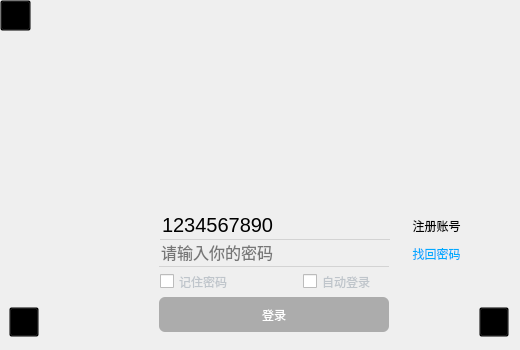
<?xml version="1.0" encoding="UTF-8"?>
<ui version="4.0">
 <class>Form</class>
 <widget class="QWidget" name="Form">
  <property name="enabled">
   <bool>true</bool>
  </property>
  <property name="geometry">
   <rect>
    <x>0</x>
    <y>0</y>
    <width>520</width>
    <height>350</height>
   </rect>
  </property>
  <property name="minimumSize">
   <size>
    <width>520</width>
    <height>350</height>
   </size>
  </property>
  <property name="maximumSize">
   <size>
    <width>520</width>
    <height>350</height>
   </size>
  </property>
  <property name="windowTitle">
   <string>Tim登录</string>
  </property>
  <property name="windowIcon">
   <iconset resource="../images/login.qrc">
    <normaloff>:/login/QQ.png</normaloff>:/login/QQ.png</iconset>
  </property>
  <property name="styleSheet">
   <string notr="true">QWidget#Form{
	
	
	border-image: url(:/login/登录图片.png);
}</string>
  </property>
  <widget class="QWidget" name="login_widget" native="true">
   <property name="geometry">
    <rect>
     <x>0</x>
     <y>190</y>
     <width>520</width>
     <height>160</height>
    </rect>
   </property>
   <property name="minimumSize">
    <size>
     <width>520</width>
     <height>160</height>
    </size>
   </property>
   <property name="maximumSize">
    <size>
     <width>520</width>
     <height>160</height>
    </size>
   </property>
   <widget class="QPushButton" name="pushButton_2">
    <property name="geometry">
     <rect>
      <x>479</x>
      <y>117</y>
      <width>30</width>
      <height>30</height>
     </rect>
    </property>
    <property name="minimumSize">
     <size>
      <width>30</width>
      <height>30</height>
     </size>
    </property>
    <property name="maximumSize">
     <size>
      <width>30</width>
      <height>30</height>
     </size>
    </property>
    <property name="styleSheet">
     <string notr="true">background-color:transparent ;
image: url(:/login/二维码.png);</string>
    </property>
    <property name="text">
     <string/>
    </property>
   </widget>
   <widget class="QPushButton" name="password_btn">
    <property name="geometry">
     <rect>
      <x>390</x>
      <y>50</y>
      <width>93</width>
      <height>28</height>
     </rect>
    </property>
    <property name="styleSheet">
     <string notr="true">
background-color:transparent ;
color: rgb(0, 170, 255);</string>
    </property>
    <property name="text">
     <string>找回密码</string>
    </property>
    <property name="flat">
     <bool>true</bool>
    </property>
   </widget>
   <widget class="QPushButton" name="login_btn">
    <property name="enabled">
     <bool>false</bool>
    </property>
    <property name="geometry">
     <rect>
      <x>159</x>
      <y>107</y>
      <width>230</width>
      <height>35</height>
     </rect>
    </property>
    <property name="minimumSize">
     <size>
      <width>230</width>
      <height>35</height>
     </size>
    </property>
    <property name="maximumSize">
     <size>
      <width>230</width>
      <height>35</height>
     </size>
    </property>
    <property name="styleSheet">
     <string notr="true">QPushButton{
	background-color:rgb(85, 170, 255);
	font: 10pt &quot;微软雅黑&quot;;
	color: rgb(255, 255, 255);
	border-radius:6px;
}
QPushButton:pressed{
	background-color:rgb(0, 170, 255);
}
QPushButton:disabled{
	background-color:rgb(172, 172, 172);
}
QPushButton:hover{
	background-color:rgb(25, 225, 255);
}
</string>
    </property>
    <property name="text">
     <string>登录</string>
    </property>
    <property name="checkable">
     <bool>false</bool>
    </property>
   </widget>
   <widget class="QWidget" name="head_widget" native="true">
    <property name="enabled">
     <bool>true</bool>
    </property>
    <property name="geometry">
     <rect>
      <x>39</x>
      <y>21</y>
      <width>101</width>
      <height>101</height>
     </rect>
    </property>
    <property name="styleSheet">
     <string notr="true">border-radius:16px;
border-image: url(:/login/1.jpeg);</string>
    </property>
    <widget class="QPushButton" name="state_btn_2">
     <property name="geometry">
      <rect>
       <x>80</x>
       <y>80</y>
       <width>20</width>
       <height>20</height>
      </rect>
     </property>
     <property name="minimumSize">
      <size>
       <width>20</width>
       <height>20</height>
      </size>
     </property>
     <property name="maximumSize">
      <size>
       <width>20</width>
       <height>20</height>
      </size>
     </property>
     <property name="styleSheet">
      <string notr="true">image: url(:/login/在线.png);
image: url(:/login/在线.png);</string>
     </property>
     <property name="text">
      <string/>
     </property>
     <property name="checkable">
      <bool>true</bool>
     </property>
     <property name="checked">
      <bool>false</bool>
     </property>
    </widget>
   </widget>
   <widget class="QCheckBox" name="antologin_checkbox">
    <property name="geometry">
     <rect>
      <x>303</x>
      <y>82</y>
      <width>87</width>
      <height>19</height>
     </rect>
    </property>
    <property name="styleSheet">
     <string notr="true">font: 9pt &quot;微软雅黑&quot;;
color:rgb(191, 197, 203);</string>
    </property>
    <property name="text">
     <string>自动登录</string>
    </property>
   </widget>
   <widget class="QPushButton" name="register_btn_2">
    <property name="geometry">
     <rect>
      <x>9</x>
      <y>117</y>
      <width>30</width>
      <height>30</height>
     </rect>
    </property>
    <property name="minimumSize">
     <size>
      <width>30</width>
      <height>30</height>
     </size>
    </property>
    <property name="maximumSize">
     <size>
      <width>30</width>
      <height>30</height>
     </size>
    </property>
    <property name="styleSheet">
     <string notr="true">image: url(:/login/添加好友.png);
background-color:transparent ;
</string>
    </property>
    <property name="text">
     <string/>
    </property>
   </widget>
   <widget class="QCheckBox" name="rember_checkbox">
    <property name="enabled">
     <bool>true</bool>
    </property>
    <property name="geometry">
     <rect>
      <x>160</x>
      <y>82</y>
      <width>87</width>
      <height>19</height>
     </rect>
    </property>
    <property name="styleSheet">
     <string notr="true">font: 9pt &quot;微软雅黑&quot;;
color:rgb(191, 197, 203);</string>
    </property>
    <property name="text">
     <string>记住密码</string>
    </property>
   </widget>
   <widget class="QPushButton" name="register_btn">
    <property name="geometry">
     <rect>
      <x>390</x>
      <y>22</y>
      <width>93</width>
      <height>28</height>
     </rect>
    </property>
    <property name="styleSheet">
     <string notr="true">background-color:transparent ;
color: rgb(0, 170, 255);
QPushButton {
	color: rgb(0, 170, 255);
}
QPushButton:pressed{
	font-color:rgb(0, 0, 0);
	color: rgb(0, 170, 255);
}
QPushButton:hover{
	color: rgb(0, 170, 255);
}</string>
    </property>
    <property name="text">
     <string>注册账号</string>
    </property>
    <property name="flat">
     <bool>true</bool>
    </property>
   </widget>
   <widget class="QLineEdit" name="password_line">
    <property name="geometry">
     <rect>
      <x>159</x>
      <y>47</y>
      <width>230</width>
      <height>30</height>
     </rect>
    </property>
    <property name="minimumSize">
     <size>
      <width>230</width>
      <height>30</height>
     </size>
    </property>
    <property name="maximumSize">
     <size>
      <width>230</width>
      <height>30</height>
     </size>
    </property>
    <property name="styleSheet">
     <string notr="true">QLineEdit{
	font-size:16px;
	border:none;
	border-bottom:1px solid lightgray;
	background-color:transparent;
	font: 10pt &quot;黑体&quot;;
}
QLineEdit:hover{
	border-bottom:1px solid gray;
}
QLineEdit:focus{
	border-bottom:1px solid rgb(18,183,245);
}
</string>
    </property>
    <property name="text">
     <string/>
    </property>
    <property name="echoMode">
     <enum>QLineEdit::Password</enum>
    </property>
    <property name="placeholderText">
     <string>请输入你的密码</string>
    </property>
    <property name="clearButtonEnabled">
     <bool>true</bool>
    </property>
   </widget>
   <widget class="QComboBox" name="name_line">
    <property name="geometry">
     <rect>
      <x>160</x>
      <y>20</y>
      <width>230</width>
      <height>30</height>
     </rect>
    </property>
    <property name="minimumSize">
     <size>
      <width>230</width>
      <height>30</height>
     </size>
    </property>
    <property name="maximumSize">
     <size>
      <width>230</width>
      <height>30</height>
     </size>
    </property>
    <property name="styleSheet">
     <string notr="true">QComboBox{
	font-size:20px;
	border:none;
	border-bottom:1px solid lightgray;
	background-color:transparent;
}
QComboBox:hover{
	border-bottom:1px solid gray;
}
QComboBox:focus{
	border-bottom:1px solid rgb(18,183,245);
}
QComboBox::drop-down{
	background-color:transparent;
	width:40px;
	height:30px;
}
QComboBox::down-arrow{
	image: url(:/login/下拉.png);
	width:60px;
	height:20px;
}
QComboBox QAbstractItemView{
	min-height:60px;
}
QComboBox QAbstractItemView:item{
	color:lightblus;
}</string>
    </property>
    <property name="editable">
     <bool>true</bool>
    </property>
    <item>
     <property name="text">
      <string>1234567890</string>
     </property>
     <property name="icon">
      <iconset resource="../images/login.qrc">
       <normaloff>:/login/QQ.png</normaloff>:/login/QQ.png</iconset>
     </property>
    </item>
    <item>
     <property name="text">
      <string>2345678901</string>
     </property>
     <property name="icon">
      <iconset resource="../images/login.qrc">
       <normaloff>:/login/file.jpg</normaloff>:/login/file.jpg</iconset>
     </property>
    </item>
   </widget>
  </widget>
  <widget class="QPushButton" name="pushButton">
   <property name="geometry">
    <rect>
     <x>0</x>
     <y>0</y>
     <width>31</width>
     <height>31</height>
    </rect>
   </property>
   <property name="styleSheet">
    <string notr="true">background-color:transparent ;
border-image: url(:/login/下拉.png);</string>
   </property>
   <property name="text">
    <string/>
   </property>
  </widget>
 </widget>
 <resources>
  <include location="../images/login.qrc"/>
 </resources>
 <connections>
  <connection>
   <sender>name_line</sender>
   <signal>editTextChanged(QString)</signal>
   <receiver>Form</receiver>
   <slot>check_login()</slot>
   <hints>
    <hint type="sourcelabel">
     <x>259</x>
     <y>222</y>
    </hint>
    <hint type="destinationlabel">
     <x>649</x>
     <y>226</y>
    </hint>
   </hints>
  </connection>
  <connection>
   <sender>password_line</sender>
   <signal>textChanged(QString)</signal>
   <receiver>Form</receiver>
   <slot>check_login()</slot>
   <hints>
    <hint type="sourcelabel">
     <x>302</x>
     <y>246</y>
    </hint>
    <hint type="destinationlabel">
     <x>608</x>
     <y>255</y>
    </hint>
   </hints>
  </connection>
  <connection>
   <sender>rember_checkbox</sender>
   <signal>clicked(bool)</signal>
   <receiver>Form</receiver>
   <slot>rember_pwd()</slot>
   <hints>
    <hint type="sourcelabel">
     <x>183</x>
     <y>279</y>
    </hint>
    <hint type="destinationlabel">
     <x>532</x>
     <y>279</y>
    </hint>
   </hints>
  </connection>
  <connection>
   <sender>antologin_checkbox</sender>
   <signal>clicked(bool)</signal>
   <receiver>Form</receiver>
   <slot>auto_login()</slot>
   <hints>
    <hint type="sourcelabel">
     <x>328</x>
     <y>279</y>
    </hint>
    <hint type="destinationlabel">
     <x>566</x>
     <y>291</y>
    </hint>
   </hints>
  </connection>
  <connection>
   <sender>login_btn</sender>
   <signal>clicked()</signal>
   <receiver>Form</receiver>
   <slot>checked_login()</slot>
   <hints>
    <hint type="sourcelabel">
     <x>275</x>
     <y>312</y>
    </hint>
    <hint type="destinationlabel">
     <x>584</x>
     <y>312</y>
    </hint>
   </hints>
  </connection>
  <connection>
   <sender>register_btn_2</sender>
   <signal>clicked()</signal>
   <receiver>Form</receiver>
   <slot>show_register_pane()</slot>
   <hints>
    <hint type="sourcelabel">
     <x>25</x>
     <y>322</y>
    </hint>
    <hint type="destinationlabel">
     <x>-60</x>
     <y>322</y>
    </hint>
   </hints>
  </connection>
  <connection>
   <sender>pushButton_2</sender>
   <signal>clicked()</signal>
   <receiver>Form</receiver>
   <slot>show_qrcode_pane()</slot>
   <hints>
    <hint type="sourcelabel">
     <x>496</x>
     <y>323</y>
    </hint>
    <hint type="destinationlabel">
     <x>652</x>
     <y>323</y>
    </hint>
   </hints>
  </connection>
  <connection>
   <sender>pushButton</sender>
   <signal>clicked()</signal>
   <receiver>Form</receiver>
   <slot>show_setup_pane()</slot>
   <hints>
    <hint type="sourcelabel">
     <x>7</x>
     <y>13</y>
    </hint>
    <hint type="destinationlabel">
     <x>-199</x>
     <y>13</y>
    </hint>
   </hints>
  </connection>
  <connection>
   <sender>register_btn</sender>
   <signal>clicked()</signal>
   <receiver>Form</receiver>
   <slot>show_register_pane()</slot>
   <hints>
    <hint type="sourcelabel">
     <x>449</x>
     <y>228</y>
    </hint>
    <hint type="destinationlabel">
     <x>538</x>
     <y>180</y>
    </hint>
   </hints>
  </connection>
  <connection>
   <sender>password_btn</sender>
   <signal>clicked()</signal>
   <receiver>Form</receiver>
   <slot>show_findpwd_link()</slot>
   <hints>
    <hint type="sourcelabel">
     <x>425</x>
     <y>258</y>
    </hint>
    <hint type="destinationlabel">
     <x>530</x>
     <y>163</y>
    </hint>
   </hints>
  </connection>
 </connections>
 <slots>
  <slot>show_hide_menu()</slot>
  <slot>online_menu()</slot>
  <slot>choke_menu()</slot>
  <slot>busy_menu()</slot>
  <slot>check_login()</slot>
  <slot>checked_login()</slot>
  <slot>show_register_pane()</slot>
  <slot>enable_login()</slot>
  <slot>show_qrcode_pane()</slot>
  <slot>rember_pwd()</slot>
  <slot>auto_login()</slot>
  <slot>show_setup_pane()</slot>
  <slot>show_findpwd_link()</slot>
 </slots>
</ui>
